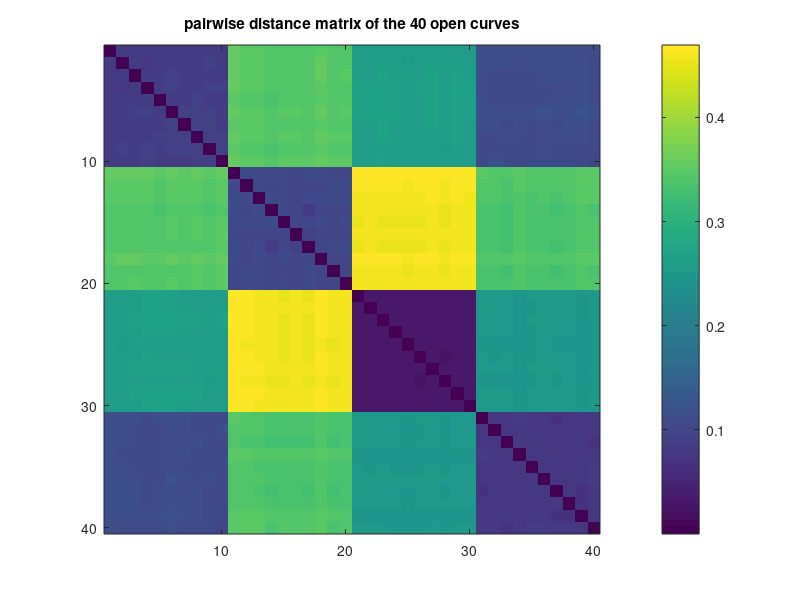

This chart was generated by the following MATLAB code: (Note: this script raises an error after producing the figure.)
% Driver
function shapeAnalysis
% PART 1

% TRAINING SECTION
x = 0:0.02:pi;
y1 = [x;cos(x)];
y2 = [x;sin(x)];
y3 = [x;x.^2];
y4 = [x;x];

TrnData = zeros(2, length(x), 40);
for i=1:40
    if i<=10
        TrnData(:,:,i)=y1;
    elseif i>10 && i<=20
        TrnData(:,:,i)=y2;
    elseif i>20 && i<=30
        TrnData(:,:,i)=y3;
    else
        TrnData(:,:,i)=y4;
    end
end

for i=1:40
    TrnData(:,:,i)=GenNoise(TrnData(:,:,i));
    TrnData(:,:,i)=Preprocess(TrnData(:,:,i));
end

PWCM=zeros(40,40);

for n1=1:40
    for n2=1:40
        PWCM(n1,n2)=DistanceCalc(TrnData(:,:,n1),TrnData(:,:,n2));
    end
end

imagesc(PWCM); hold on;
colorbar;
title("pairwise distance matrix of the 40 open curves");

% TESTING SECTION

% create TstData, 25 per curve, 100 curves total
TstData = zeros(2, length(x), 100);
for i=1:100
    if i<=25
        TstData(:,:,i)=y1;
    elseif i>25 && i<=50
        TstData(:,:,i)=y2;
    elseif i>50 && i<=75
        TstData(:,:,i)=y3;
    else
        TstData(:,:,i)=y4;
    end
end

for i=1:100
    TstData(:,:,i)=GenNoise(TstData(:,:,i));
    TstData(:,:,i)=Preprocess(TstData(:,:,i));
end

Cnt=0;
for n1=1:100
TDist=zeros(1,100);
TrClst=ceil(n1/25); % the class of the point (4 total)
for n2=1:100
TDist(n2)=DistanceCalculator(TstData(:,:,n1),TrnData(:,:,n2));
end
[~,Idx]=min(TDist);
ObsClst=ceil(Idx/20);
if ObsClst==TrClst
Cnt=Cnt+1;
end
end
PercentCorrect=(Cnt/200)*100
end

function [nC]=GenNoise(C)
for n=1:length(C(1,:,:))
    nC(1,n,:)=C(1,n,:)+randn()*0.05;
    nC(2,n,:)=C(2,n,:)+randn()*0.05;
end
end

function [pC]=Preprocess(C)
[M]=mean(C,2);
centerC=C-M;
pC=centerC/norm(centerC,'fro');
end

function [D]=DistanceCalc(Cv1,Cv2)
A=Cv1*Cv2';
[U,~,V]=svd(A);
if det(U*V')>0
    D=norm(Cv1-(U*V')*Cv2,'fro');
else
    D=norm(Cv1-(U*[1 0; 0 -1]*V')*Cv2,'fro');
end
end